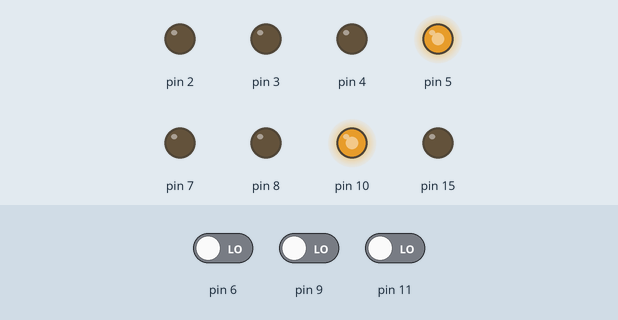
The sketch below on a simulated Arduino Uno, built with avr-gcc and run on an emulated ATmega328P. Shown: output pins drawn as LEDs (lit = HIGH). The inputs (shaded band) are chosen by the test bench; at power-on: pin 6 LOW, pin 11 LOW, pin 9 LOW. What the sketch prints to the serial monitor is not drawn.

Above: at 1.2 s.
1.3 s: pin 6 driven HIGH
At 2.5 s:
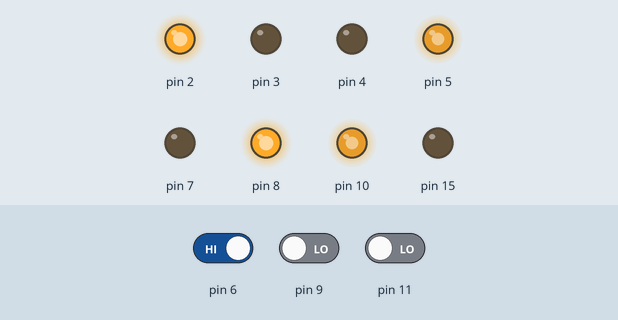
2.8 s: pin 11 driven HIGH
At 3.7 s:
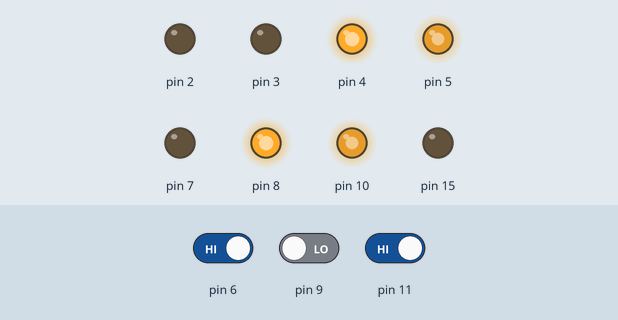
4.3 s: pin 6 driven LOW
At 4.9 s:
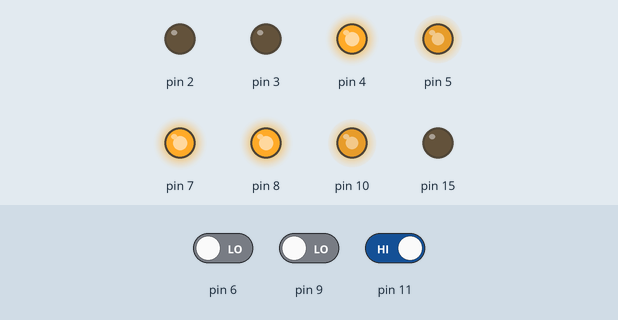
5.8 s: pin 11 driven LOW
At 7.0 s:
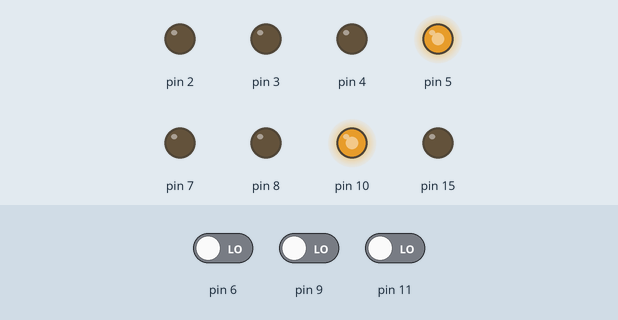
7.3 s: pin 11 driven HIGH
At 8.4 s:
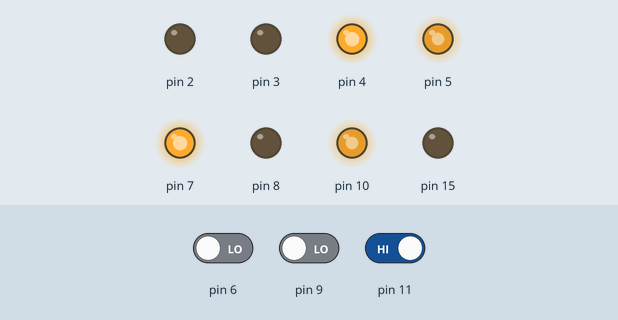
8.8 s: pin 6 driven HIGH and pin 11 driven LOW
At 9.6 s:
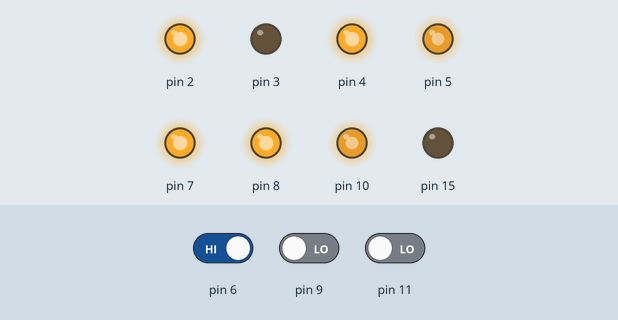
Timing chart, 0 to 11.3 s (numbered marks = the images above; inputs shaded):
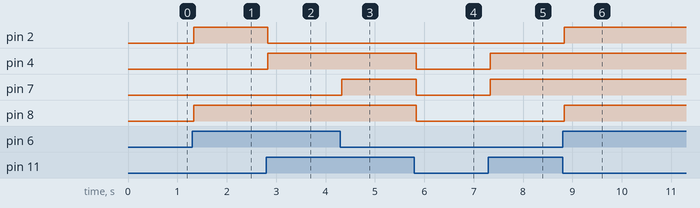

Measured:
- after the input at 1.3 s, pin 2, pin 8: LOW → HIGH at once
- after the input at 2.8 s, pin 2: HIGH → LOW at once; pin 4: LOW → HIGH at once
- after the input at 4.3 s, pin 7: LOW → HIGH at once
- after the input at 5.8 s, pin 4, pin 7, pin 8: HIGH → LOW at once
- after the input at 7.3 s, pin 4, pin 7: LOW → HIGH at once
- after the input at 8.8 s, pin 2, pin 8: LOW → HIGH at once

The sketch:

SeguidorLinha.ino
```cpp
#include <CarroRobo.h>

CarroRobo meuCarroRobo;

int sEsquerda;
int sCentro;
int sDireita;
bool ligado;

void setup() {
  meuCarroRobo.SetaMensagemSerial(true);
  meuCarroRobo.MensagemSerial("Início\n");

  // Controle dos Motores e Velocidade
  meuCarroRobo.SetaPinoMotorDireitaRetroceder(2);
  meuCarroRobo.SetaPinoMotorDireitaAvancar(4);
  meuCarroRobo.SetaPinoMotorEsquerdaRetroceder(7);
  meuCarroRobo.SetaPinoMotorEsquerdaAvancar(8);
  meuCarroRobo.SetaPinoVelocidadeEsquerda(5);
  meuCarroRobo.SetaPinoVelocidadeDireita(10);

  // Sensor de Linha
  meuCarroRobo.SensorLinha.SetaPinoEsquerda(6);
  meuCarroRobo.SensorLinha.SetaPinoCentro(9);
  meuCarroRobo.SensorLinha.SetaPinoDireita(11);
  meuCarroRobo.SensorLinha.Ativar();

  meuCarroRobo.MudarVelocidade(200, 200);
  meuCarroRobo.LigarMotorAvancar();
}

void loop() {

  meuCarroRobo.SensorLinha.LerPinos(sEsquerda, sCentro, sDireita);
  int binarySensor = (sEsquerda*100) + (sCentro*10) + sDireita;
  //meuCarroRobo.MensagemSerial(binarySensor);
  //meuCarroRobo.MensagemSerial("\n");

  switch (binarySensor) {
      case  000 : meuCarroRobo.DesligarMotor(); ligado = false; break;
      case  101 : meuCarroRobo.LigarMotorAvancar(); ligado = true; break;
      case  001 :
      case  011 : meuCarroRobo.LigarMotorEsquerdaRetroceder();
                  meuCarroRobo.LigarMotorDireitaAvancar(); break;
      case  100 :
      case  110 : meuCarroRobo.LigarMotorDireitaRetroceder();
                  meuCarroRobo.LigarMotorEsquerdaAvancar(); break;
      case  111 : if(ligado){meuCarroRobo.LigarMotorAvancar();} break;
  }
  delay(100);
}
```

InfraVermelho.cpp
```cpp
#include <CarroRobo.h>

__InfraVermelho::__InfraVermelho()
{
    SetaPino(IrPin);
}

__InfraVermelho::~__InfraVermelho()
{

}

void __InfraVermelho::SetaPino(int irPin)
{
    IrPin = irPin;
    pinMode(IrPin, INPUT);
}

void __InfraVermelho::AtivarReceber()
{
    pinMode(IrPin, INPUT);
}

void __InfraVermelho::AtivarEnviar()
{
    pinMode(IrPin, OUTPUT);
}

void __InfraVermelho::LimparDecodificador()
{

}

int __InfraVermelho::PegaPino()
{
    return IrPin;
}

int __InfraVermelho::Decodificar()
{
    return ;
}
```

SensorLinha.cpp
```cpp
#include <CarroRobo.h>

__SensorLinha::__SensorLinha()
{
    SetaPinoEsquerda(LeftPin);
    SetaPinoCentro(MiddlePin);
    SetaPinoDireita(RightPin);
}

__SensorLinha::~__SensorLinha()
{

}

void __SensorLinha::Ativar()
{
    Active = true;
}

void __SensorLinha::Desativar()
{
    Active = false;
}

void __SensorLinha::SetaPinoEsquerda(int leftPin)
{
    LeftPin = leftPin;
    pinMode(LeftPin, INPUT);
}

void __SensorLinha::SetaPinoCentro(int middlePin)
{
    MiddlePin = middlePin;
    pinMode(MiddlePin, INPUT);
}

void __SensorLinha::SetaPinoDireita(int rightPin)
{
    RightPin = rightPin;
    pinMode(RightPin, INPUT);
}

int __SensorLinha::PegaPinoEsquerda()
{
    return LeftPin;
}

int __SensorLinha::PegaPinoCentro()
{
    return MiddlePin;
}

int __SensorLinha::PegaPinoDireita()
{
    return RightPin;
}

int __SensorLinha::LerPinoEsquerda()
{
    return (Active)?digitalRead(PegaPinoEsquerda()):-1;
}

int __SensorLinha::LerPinoCentro()
{
    return (Active)?digitalRead(PegaPinoCentro()):-1;
}

int __SensorLinha::LerPinoDireita()
{
    return (Active)?digitalRead(PegaPinoDireita()):-1;
}

void __SensorLinha::LerPinos(int& left, int& middle, int& right)
{
        left = LerPinoEsquerda();
        middle = LerPinoCentro();
        right = LerPinoDireita();
}
```

ServoMotor.cpp
```cpp
#include <CarroRobo.h>

__ServoMotor::__ServoMotor()
{
    SetaPinoSaida(ServoPin);
}

__ServoMotor::~__ServoMotor()
{

}

void __ServoMotor::Ativar()
{
    Active = true;
}

void __ServoMotor::Desativar()
{
    Active = false;
}

void __ServoMotor::SetaPinoSaida(int servoPin)
{
    ServoPin = servoPin;
    pinMode(ServoPin, OUTPUT);
}

void __ServoMotor::SetaAngulo(int angulo)
{
    if (!Active) return;

    for(int i=0;i<=10;i++) {
        int pulsewidth = (angulo*11)+500;
        digitalWrite(ServoPin, HIGH);
        delayMicroseconds(pulsewidth);
        digitalWrite(ServoPin, LOW);
        delay(20-pulsewidth/1000);
    }
}

int __ServoMotor::PegaPinoSaida()
{
    return ServoPin;
}

int __ServoMotor::PegaAngulo()
{
    return EchoPin;
}
```

UltraSom.cpp
```cpp
#include <CarroRobo.h>

__UltraSom::__UltraSom()
{
    SetaPinoEntrada(EchoPin);
    SetaPinoSaida(TrigPin);
}

__UltraSom::~__UltraSom()
{

}

void __UltraSom::Ativar()
{
    Active = true;
}

void __UltraSom::Desativar()
{
    Active = false;
}

void __UltraSom::SetaPinoEntrada(int echoPin)
{
    EchoPin = echoPin;
    pinMode(EchoPin, INPUT);
}

void __UltraSom::SetaPinoSaida(int trigPin)
{
    TrigPin = trigPin;
    pinMode(TrigPin, OUTPUT);
}

int __UltraSom::PegaPinoEntrada()
{
    return EchoPin;
}

int __UltraSom::PegaPinoSaida()
{
    return TrigPin;
}

double __UltraSom::MedirDistancia()
{
    if (!Active) return 0;

    digitalWrite(TrigPin, LOW);
    delayMicroseconds(2);
    digitalWrite(TrigPin, HIGH);
    delayMicroseconds(10);
    digitalWrite(TrigPin, LOW);
    double valor = pulseIn(EchoPin, HIGH);
    valor = valor / 58;
    return valor;
}
```
